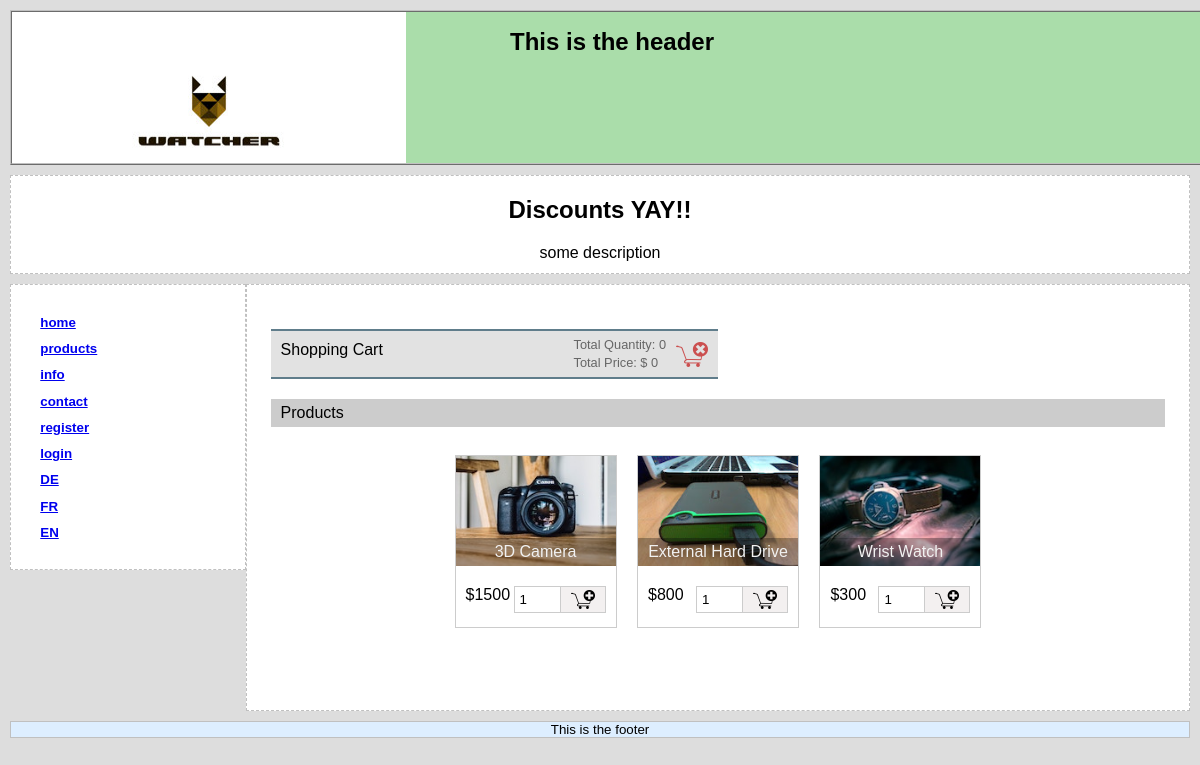
Page /index.php?lang=de&action=products&controller=home on the earlier database version.
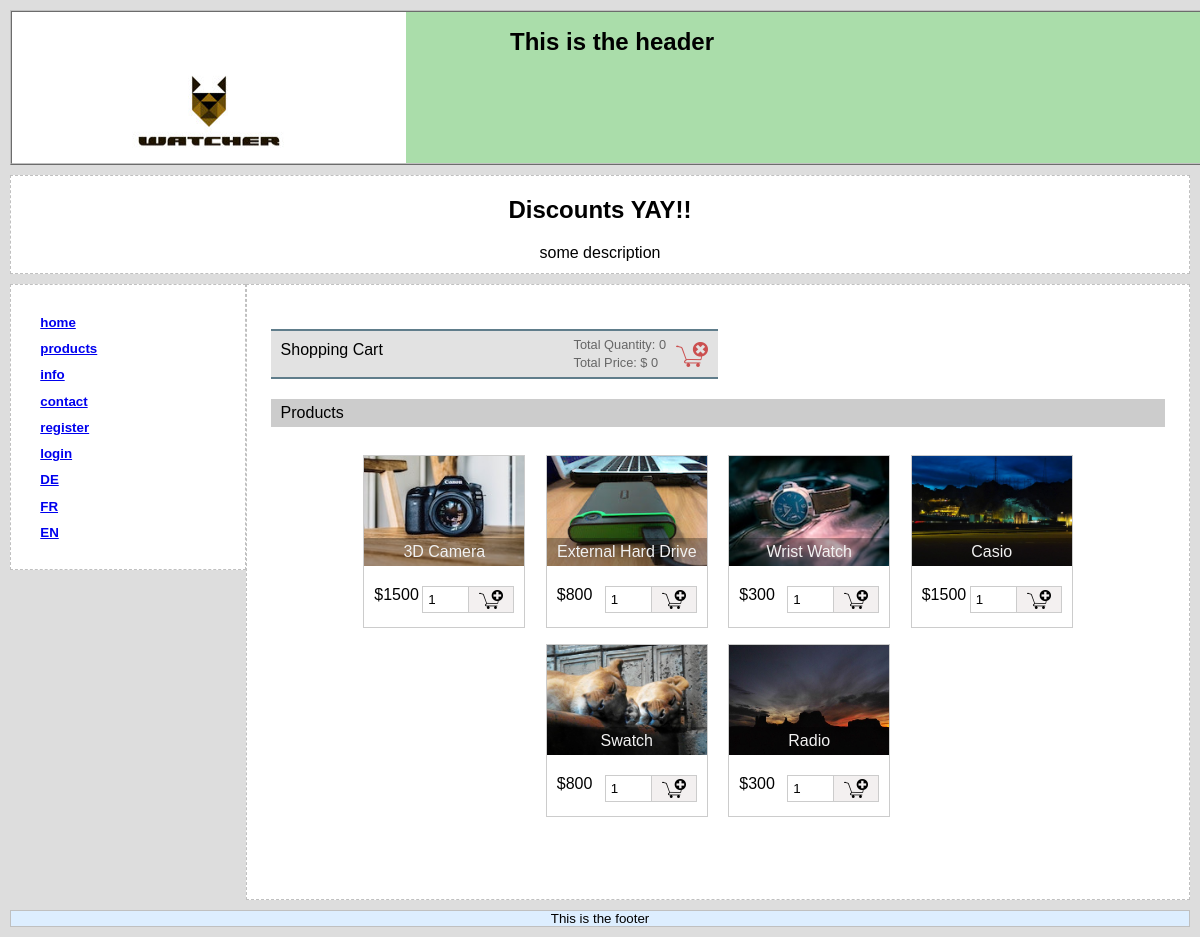
Same page on the later database version.
### tables this page shows
CREATE TABLE `tbl_product` (
  `id` int(8) NOT NULL,
  `name` varchar(255) NOT NULL,
  `code` varchar(255) NOT NULL,
  `image` text NOT NULL,
  `price` double(10,2) NOT NULL
);

### autoloader.php (called while the page is built, shortened)
<?php
spl_autoload_register(function($class_name){
	$dirs = [
		'lib/',
		'controller/',
		'model/',
		'mailer/',
		'view/'
	];
	foreach($dirs as $dir) {
		$file = __DIR__."/$dir$class_name.class.php";
		if(file_exists($file)) {
			break;
		}
	}
});

### view/View.class.php (called while the page is built, shortened)
<?php
class View {
	public function render($tpl) {
		$innerTpl = __DIR__ ."/$tpl.php";
		include  __DIR__ ."/main.php";
	}
}

### lib/DB.class.php (called while the page is built, shortened)
<?php
class DB {
	private $host = "localhost";
	private $user = "root";
	private $password = "";
	private $database = "watcher";
	private $conn;
	function __construct() {
		$this->conn = $this->connectDB();
	}
	function connectDB() {
		$conn = mysqli_connect($this->host,$this->user,$this->password,$this->database);
		return $conn;
	}
	function getDBResult($query, $params = array())
    {
        $sql_statement = $this->conn->prepare($query);
        $sql_statement->execute();
        $result = $sql_statement->get_result();
        if ($result->num_rows > 0) {
            while ($row = $result->fetch_assoc()) {
                $resultset[] = $row;
            }
        }
        if (! empty($resultset)) {
            return $resultset;
        }
    }
}

### model/ShoppingCart.class.php (called while the page is built, shortened)
<?php
require_once 'autoloader.php';
class ShoppingCart{
    private $db;
    function __construct(){
        $this->db = new DB();
    }
    function getAllProduct()
    {
        $query = "SELECT * FROM tbl_product";
        $productResult = $this->db->getDBResult($query);
        return $productResult;
    }
}

### view/product-list.php (the view)
<div id="product-grid">
    <div class="txt-heading">
        <div class="txt-heading-label">Products</div>
    </div>
    <?php
    $product_array = $shoppingCart->getAllProduct();
    if (! empty($product_array)) {
        foreach ($product_array as $key => $value) {
            ?>
        <div class="product-item">
        <form method="post"
            action="index.php?lang=de&controller=home&action=addItemToShoppingCart&code=<?php echo $product_array[$key]["code"]; ?>">
            <div class="product-image">
                <img src="img/<?php echo $product_array[$key]["image"]; ?>">
                <div class="product-title">
                    <?php echo $product_array[$key]["name"]; ?>
                </div>
            </div>
            <div class="product-footer">
                <div class="float-right">
                    <input type="text" name="quantity" value="1"
                        size="2" class="input-cart-quantity" /><input type="image"
                        src="img/image/add-to-cart.png" class="btnAddAction" />
                </div>
                <div class="product-price float-left"><?php echo "$".$product_array[$key]["price"]; ?></div>
            </div>
        </form>
    </div>
    <?php
        }
    }
    ?>
</div>

### index.php (shortened to what this page needs)
<?php
	require_once "lib/helpers.php";
	require_once 'autoloader.php';
	$request = new Request();
	$action = $request->getParameter('action', 'index');
	$controller = new $controller();
	if(!is_null($controller)){
			$tpl = $controller->$action($request);
			$tpl = $tpl ? $tpl : $action;
			$view = new View($controller);
			$view->render($tpl);
	}else{
		echo "page not found.";
		die;
	}

### view/main.php (shortened to what this page needs)
<?php
	require_once "lib/helpers.php";
	$language = get_param('lang', 'de');
	$pageId = get_param('id', 0);
?>
<!DOCTYPE html>
<html>
<head>
	<link rel="stylesheet" type="text/css" href="Style\style.css" />
</head>
<body>
	<?php include('php/header.php'); ?>
	<?php include('php/wheel.php'); ?>
	<div class="row">
		<nav class="column col-1">
			<?php navigation($language, $pageId); ?>
			<div><?php languages($language, $pageId); ?></div>
		</nav>
		<section class="column col-4">
			<?php
			if(is_file($innerTpl)){
				include($innerTpl);
			}
			else{
				echo "under construction";
			} ?>
	</div>
	<?php include('php/footer.php'); ?>
</body>
</html>

### php/header.php
<header class="row"><h1>This is the header</h1></header>

### php/wheel.php
<section class="row">
    <h1> Discounts YAY!!</h1>
    <p> some description</p>
</section>

### lib/helpers.php (shortened to what this page needs)
<?php
$language = get_param('lang', 'de');
function get_param($name, $default) {
	if (isset($_GET[$name]))
		return urldecode($_GET[$name]);
	else
		return $default;
}
function add_param(&$url, $name, $value) {
	$sep = strpos($url, '?') !== false ? '&' : '?';
	$url .= $sep . $name . "=" . urlencode($value);
	return $url;
}
function navigation($language, $pageId) {
	$urlBase = $_SERVER['PHP_SELF'];
	add_param( $urlBase, "lang", $language);
	$navigation = simplexml_load_file(__DIR__."/../xml/navigation.xml");
	$isLoggedIn = false;
	$isAdmin = false;
	$action = get_param('action', "home");
	foreach($navigation as $nav){
		if($nav["requiredState"]=="login" && !$isLoggedIn){
			continue;
		}
		if($nav["requiredState"]=="admin" && !$isAdmin){
			continue;
		}
		$url = $urlBase;
		add_param( $url, "action", $nav["actionCall"]);
		add_param( $url, "controller", $nav["controller"]);
		$class = $action == $nav["actionCall"] ? 'active' : 'inactive';
		echo "<a class=\"$class\" href=\"$url\">".$nav["actionCall"]."</a>";
	}
}
function languages($language, $pageId) {
	$languages = array('de','fr', 'en');
	$urlBase = $_SERVER['PHP_SELF'];
	add_param($urlBase, 'id', $pageId);
	foreach( $languages as $lang ) {
		$url = $urlBase;
		$class = $language == $lang ? 'active' : 'inactive';
		echo "<a class=\"$class\" href=\"".add_param($url,'lang', $lang)."\">".strtoupper($lang)."</a>";
	}
}
$file=file("messages/messages_$language.txt");
foreach($file as $line){
	list($key, $val) = explode("=", $line);
}

### view/products.php (shortened to what this page needs)
<?php
require_once "model/ShoppingCart.class.php";
$shoppingCart = new ShoppingCart();
?>
<HTML>
<HEAD>
<link href="style.css" type="text/css" rel="stylesheet" />
</HEAD>
<BODY>
<?php
$item_quantity = 0;
$item_price = 0;
?>
<div id="shopping-cart">
        <div class="txt-heading">
            <div class="txt-heading-label">Shopping Cart</div>
            <a id="btnEmpty" href="index.php?action=emptyItemToShoppingCart"><img
                src="img/image/empty-cart.png" alt="empty-cart"
                title="Empty Cart" class="float-right" /></a>
            <div class="cart-status">
                <div>Total Quantity: <?php echo $item_quantity; ?></div>
                <div>Total Price: $ <?php echo $item_price; ?></div>
            </div>
        </div>
</div>
<?php
require_once "product-list.php";
?>
</BODY>
</HTML>

### php/footer.php
<footer class="row">This is the footer</footer>

### Style/style.css (style rules this page uses)
.row { margin: 10px 10px; display: relative; overflow: hidden; }
.row:after { content: ""; display: table; clear: both; }
.column { display: relative; float: left; box-sizing: border-box; padding: 2%; overflow: hidden; }
.col-1 { width: 20%; }
.col-4 { width: 80%; }
body { color: black; background-color: #DDD; font-family: Helvetica,Arial,sans-serif; margin: 0; padding: 0; }
body>section { text-align: center; }
header { background-color: #ADA; top: 0; left: 0; width: 100%; height: 40mm; border: 2px ridge silver; background-image: url(../siteimg/watcher.jpg); background-repeat: no-repeat; }
header h1 { font-size: 18pt; font-weight:bold; text-align: center; }
footer { font-size: 10pt; text-align: center; background-color: #DEF; border: 1px solid silver; }
nav { background-color: white; border: 1px dashed silver; }
nav a { font-size: 10pt; display:block; padding: 1.5mm; font-weight: bold; }
section { background-color: white; border: 1px dashed silver; }
section p { font-size: 12pt; margin: 3mm 0; }
.txt-heading { margin: 20px 0px; text-align: left; background: #cccccc; padding: 5px 10px; overflow: auto; }
#shopping-cart .txt-heading { border-top: #607d8b 2px solid; background: #e2e2e2; border-bottom: #607d8b 2px solid; }
.txt-heading-label { display: inline-block; }
#shopping-cart { width: 50%; }
#shopping-cart .txt-heading .txt-heading-label { margin-top:5px; }
.btnAddAction { padding: 3px 10px; cursor: pointer; border: #CCC 1px solid; background: #f3f0f0; }
#product-grid { margin-bottom: 30px; text-align: center; padding-bottom: 20px; }
.product-item { display: inline-block; margin: 8px; border: #CCC 1px solid; }
.product-title { position: absolute; bottom: 0px; background: rgba(0, 0, 0, 0.3); width: 100%; padding: 5px 0px; color: #f1f1f1; }
.product-image { height: 110px; width:160px; position:relative; }
.product-image img { width:100%; height: 110px; }
.product-footer { padding: 20px 10px 10px; overflow: auto; }
.float-left { float:left; }
.float-right { float:right; }
.input-cart-quantity { padding: 5px; margin: 0; vertical-align: top; border: #CCC 1px solid; border-right: 0px; width:35px; }
.cart-status { color: #666; float: right; font-size: 0.8em; padding: 0px 10px; line-height: 18px; }
#btnEmpty img { margin-top:6px; cursor:pointer; }

Differences in the rows shown:
added tbl_product: image (picture), name "Casio", price "1500"
added tbl_product: image (picture), name "Swatch", price "800"
added tbl_product: image (picture), name "Radio", price "300"
